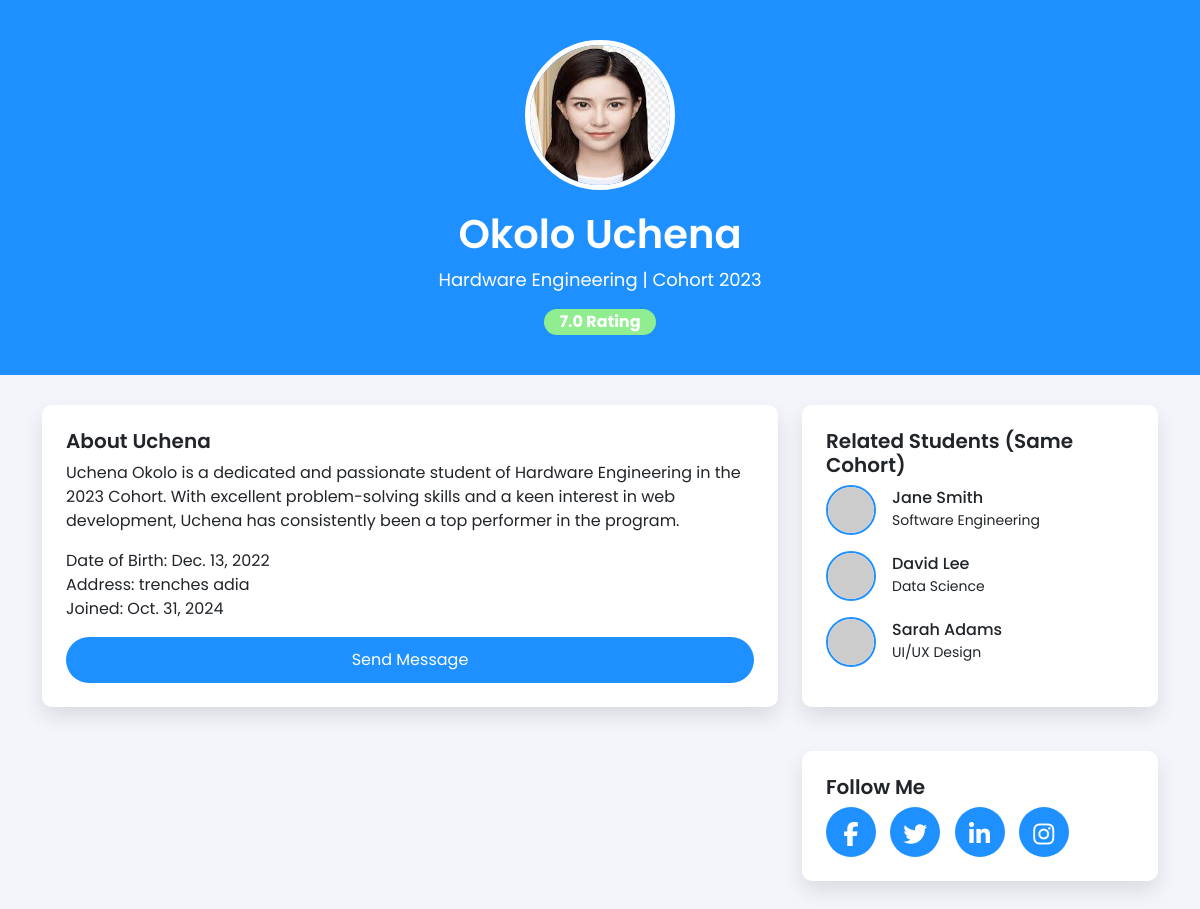
The page /student/2/ on the database its author committed.
### New_App/models.py (models this page shows, shortened)
class Student(models.Model):
    surname = models.CharField(max_length= 200)
    first_name = models.CharField(max_length= 150)
    status = models.CharField(max_length=225)
    rating = models.FloatField(default=0.0)

class Student_profile(models.Model):
    student = models.OneToOneField(Student, on_delete = models.CASCADE, related_name = "profile")
    username = models.CharField(max_length=155)
    date_of_birth = models.DateField()
    address = models.TextField()
    profile_pic = models.ImageField(upload_to="Student_profile",height_field=None, width_field=None, max_length=None )
    date_joined = models.DateField(auto_now=False, auto_now_add=False)

class Program(models.Model):
    course = models.CharField(max_length=200)
    grade = models.CharField(max_length=50)
    student = models.ForeignKey(Student, on_delete= models.CASCADE)

### New_App/views.py (the view)
# urls.py: path("student/<int:id>/", views.student_detail, name="student_detail"),
def student_detail(request, id):
    student = get_object_or_404(Student, id=id)
    return render(request, "index.html", {"student": student})

### template/index.html (shortened to what this page needs)
{% load static %}
<!DOCTYPE html>
<html lang="en">
    <head>
        <link href="https://cdn.jsdelivr.net/npm/bootstrap@5.3.0-alpha1/dist/css/bootstrap.min.css" rel="stylesheet">
        <link rel="stylesheet" href="https://cdnjs.cloudflare.com/ajax/libs/font-awesome/6.6.0/css/all.min.css">
        <link rel="stylesheet" href="{% static 'about.css' %}">
    </head>
  <body>
    <section class="profile-header">
      <div class="container text-center">
        <img
          src="{{ student.profile.profile_pic.url }}"
          alt="Profile Picture"
        />
        <h1>{{student.surname}} {{student.first_name}}</h1>
        <p>
          {% for prog in student.program_set.all %} {{prog.course}} {% endfor %}
          | Cohort 2023
        </p>
        <span class="badge badge-custom">{{student.rating}} Rating</span>
      </div>
    </section>
    <section class="profile-content">
      <div class="container">
        <div class="row">
          <div class="col-md-8">
            <div class="card p-4">
              <h5>About {{student.first_name}}</h5>
              <p>
                {{student.first_name}} {{student.surname}} is a dedicated and
                passionate student of {% for prog in student.program_set.all %}
                {{prog.course}} {% endfor %} in the 2023 Cohort. With excellent
                problem-solving skills and a keen interest in web development,
                {{student.first_name}} has consistently been a top performer in the program.
              </p>
              <p>
                Date of Birth: {{student.profile.date_of_birth}} <br />
                Address: {{student.profile.address}} <br />
                Joined: {{student.profile.date_joined}}
              </p>
              <button class="btn btn-custom">Send Message</button>
            </div>
          </div>
          <div class="col-md-4">
            <div class="card p-4">
              <h5>Related Students (Same Cohort)</h5>
              <ul class="list-unstyled">
                <li class="d-flex align-items-center mb-3">
                  <img
                    src="https://via.placeholder.com/50"
                    alt="Student"
                    class="related-student-img"
                  />
                  <div class="ms-3">
                    <h6 class="mb-0">Jane Smith</h6>
                    <small>Software Engineering</small>
                  </div>
                </li>
                <li class="d-flex align-items-center mb-3">
                  <img
                    src="https://via.placeholder.com/50"
                    alt="Student"
                    class="related-student-img"
                  />
                  <div class="ms-3">
                    <h6 class="mb-0">David Lee</h6>
                    <small>Data Science</small>
                  </div>
                </li>
                <li class="d-flex align-items-center">
                  <img
                    src="https://via.placeholder.com/50"
                    alt="Student"
                    class="related-student-img"
                  />
                  <div class="ms-3">
                    <h6 class="mb-0">Sarah Adams</h6>
                    <small>UI/UX Design</small>
                  </div>
                </li>
              </ul>
            </div>
          </div>
        </div>
        <div class="row mt-4">
          <div class="col-md-8"></div>
          <div class="col-md-4">
            <div class="card p-4">
              <h5>Follow Me</h5>
              <div class="follow-links">
                <a href="#"><i class="fab fa-facebook-f"></i></a>
                <a href="#"><i class="fab fa-twitter"></i></a>
                <a href="#"><i class="fab fa-linkedin-in"></i></a>
                <a href="#"><i class="fab fa-instagram"></i></a>
              </div>
            </div>
          </div>
        </div>
      </div>
    </section>
  </body>
</html>

### static/about.css (style rules this page uses)
body { font-family: 'Poppins', sans-serif; background-color: #f4f5fa; }
.profile-header { background: dodgerblue; color: white; padding: 40px 0; text-align: center; }
.profile-header img { border-radius: 50%; border: 5px solid white; width: 150px; height: 150px; }
.profile-header h1 { font-weight: 600; margin-top: 20px; }
.profile-header p { font-size: 18px; color: white; }
.profile-content { padding: 30px; }
.profile-content .card { background: white; box-shadow: 0px 10px 20px rgba(0, 0, 0, 0.1); border: none; border-radius: 10px; margin-bottom: 20px; }
.profile-content .card h5 { font-weight: 600; }
.badge-custom { background-color: lightgreen; color: white; font-size: 16px; padding: 5px 15px; border-radius: 20px; }
.related-student-img { width: 50px; height: 50px; border-radius: 50%; border: 2px solid dodgerblue; }
.btn-custom { background-color: dodgerblue; color: white; padding: 10px 20px; border-radius: 25px; }
.follow-links a { display: inline-block; margin-right: 10px; color: white; font-size: 24px; background-color: dodgerblue; padding: 10px; border-radius: 50%; width: 50px; height: 50px; text-align: center; }

### rows shown on the page
Student: profile.profile_pic (picture), surname "Okolo", first_name "Uchena", rating "7.0", profile.date_of_birth "Dec. 13, 2022", profile.address "trenches adia", profile.date_joined "Oct. 31, 2024"
Program: course "Hardware Engineering"
